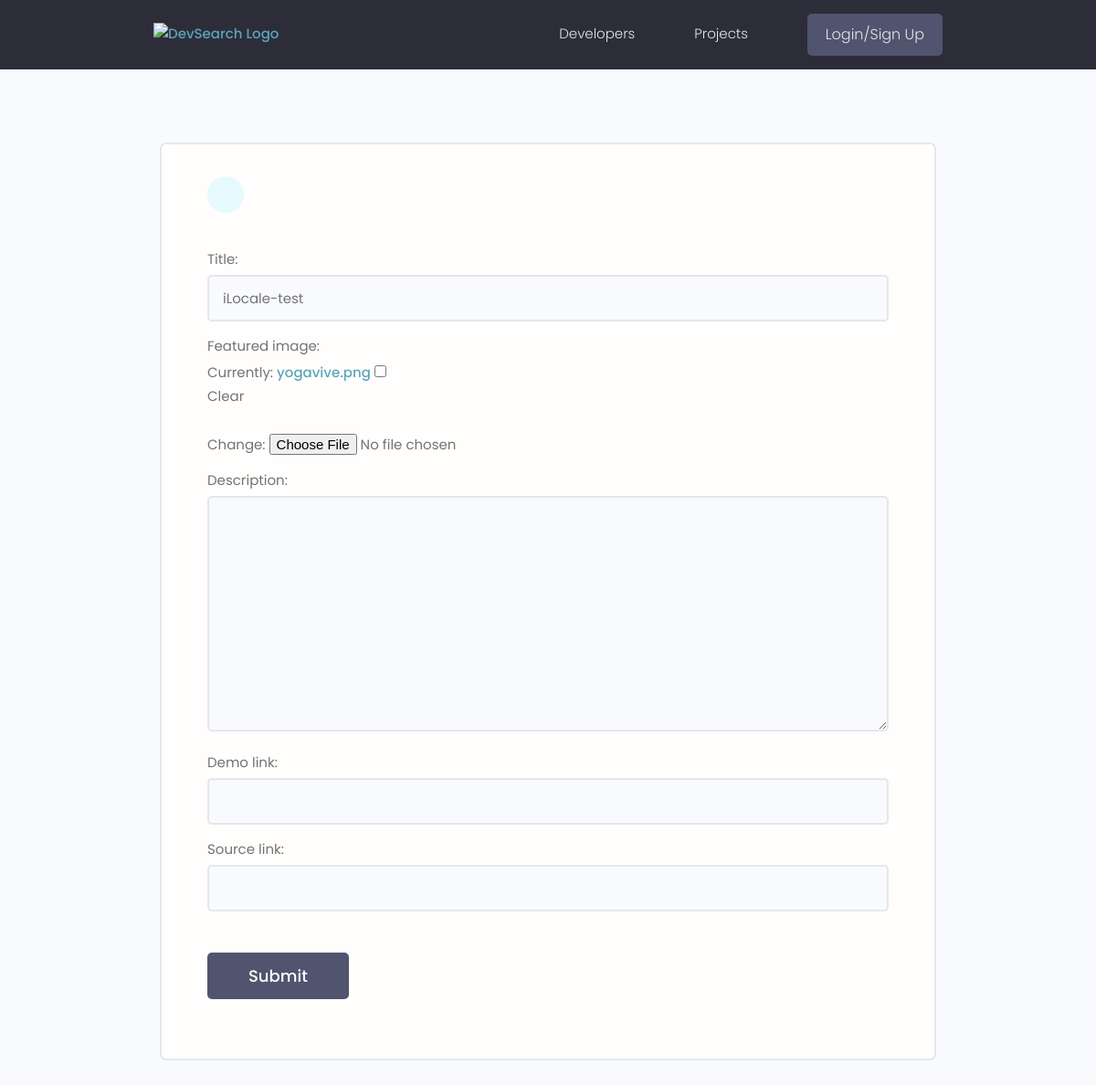
/projects/ilocale/edit/, run on an earlier commit of the app's database.
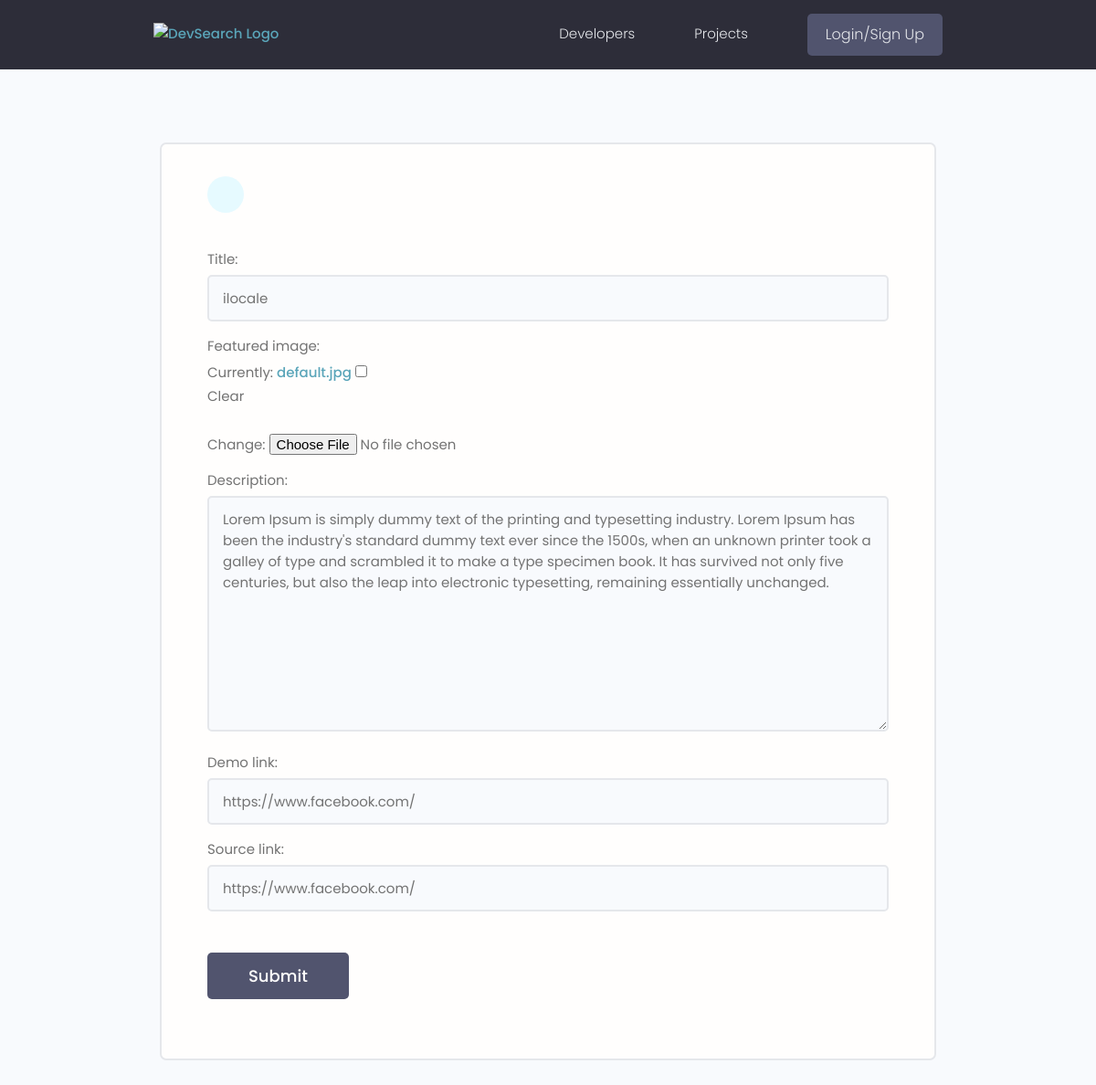
And on a later commit of the database.
### projects/models.py (models this page shows, shortened)
class Project(models.Model):
    title = models.CharField(max_length=255)
    slug = models.SlugField(max_length=255)
    featured_image = models.ImageField(null=True, blank=True, default='default.jpg')
    description = models.TextField(blank=True, null=True)
    demo_link = models.CharField(max_length=2048, null=True, blank=True)
    source_link = models.CharField(max_length=2048, null=True, blank=True)
    tags = models.ManyToManyField('Tag', blank=True)
    vote_ratio = models.IntegerField(default=0, null=True, blank=True)
    vote_total = models.IntegerField(default=0, null=True, blank=True)
    created = models.DateTimeField(auto_now_add=True)
    id = models.UUIDField(default=uuid.uuid4, unique=True, primary_key=True, editable=False)
    class Meta:
        verbose_name_plural = 'Projects'

### projects/views.py (the view)
# urls.py: path("<slug:slug>/edit/", views.update_project, name="update-project"),
def update_project(request, slug):
    project = get_object_or_404(Project, slug=slug)
    form = ProjectForm(instance=project)
    if request.method == "POST":
        form = ProjectForm(request.POST, request.FILES, instance=project)
        if form.is_valid():
            form.save()
            return redirect("projects")
    context = {"form":form, "project": project}
    return render(request, "projects/project_form.html", context)

### projects/forms.py
class ProjectForm(ModelForm):
    class Meta:
        model = Project
        fields = [
            'title',
            'featured_image',
            'description',
            'demo_link',
            'source_link'
        ]
    def __init__(self, *args, **kwargs):
        super().__init__(*args, **kwargs)
        for field in self.fields.values():
            field.widget.attrs.update({"class": "input"})

### projects/templates/projects/project_form.html (shortened to what this page needs)
{% extends 'main.html' %}
{% block content %}
<main class="formPage my-xl">
    <div class="content-box">
        <div class="formWrapper">
            <a class="backButton" href="#"></a>
            <br>
            <form class="form" method="POST" enctype="multipart/form-data">
                {% for field in form %}
                <div class="form__field">
                    <label for="formInput#text">{{field.label}}: </label>
                    {{field}}
                </div>
                {% endfor %}
                <input class="btn btn--sub btn--lg  my-md" type="submit" value="Submit" />
            </form>
        </div>
    </div>
</main>
{% endblock content %}

What changed in the data, as far as the page shows it:
removed Project: form "iLocale-test"
added Project: form "ilocale" "Lorem Ipsum is simply dummy text of the printing and typesetting industry. Lorem Ipsum has been the industry's standard dummy text ever since the 1500s, when an unknown printer took a galley of type and scrambled it to make a type specimen book. It has survived not only five centuries, but also the leap into electronic typesetting, remaining essentially unchanged." "https://www.facebook.com/" "https://www.facebook.com/"
Also different on the page:
text no longer shown: "Currently: yogavive.png Clear Change:"
text now shown: "Currently: default.jpg Clear Change:"
